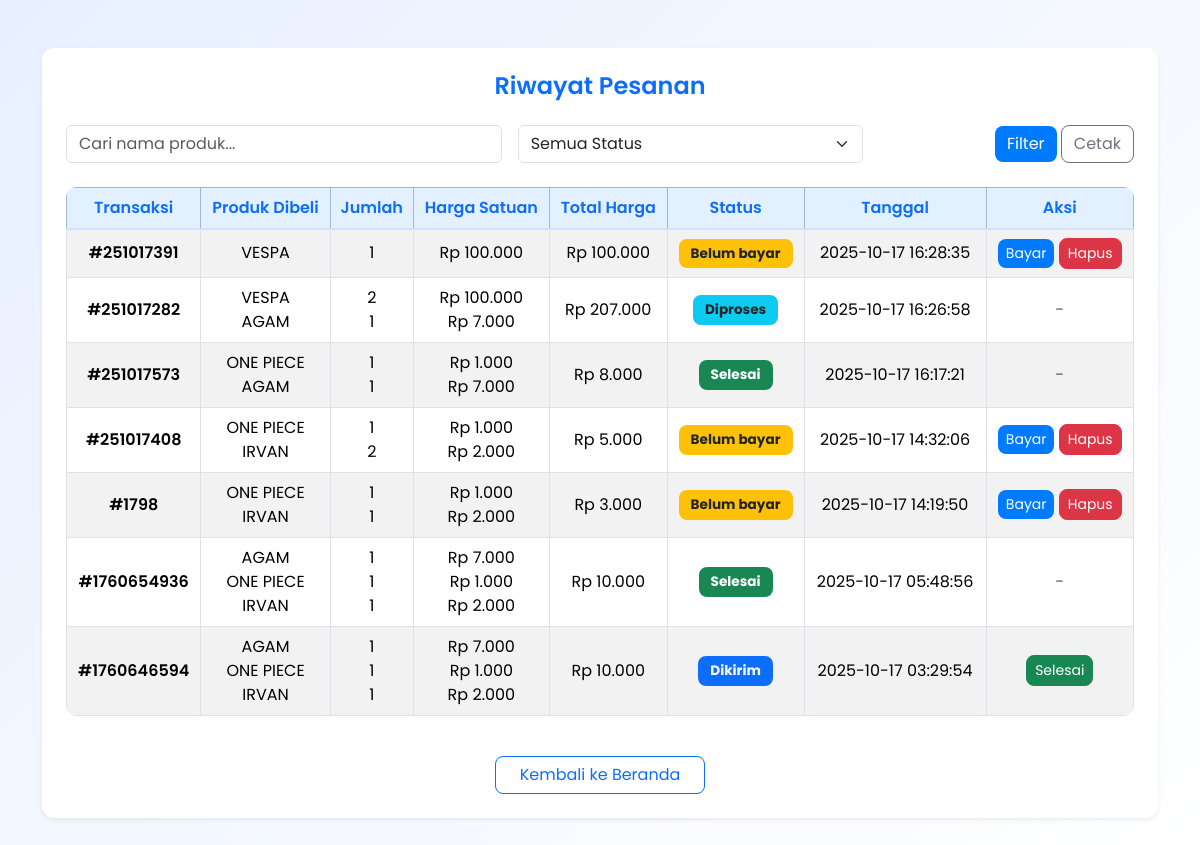
/users/riwayat.php (signed in), run on the app's committed database.
### tables this page shows
CREATE TABLE `transaksi` (
  `transaksi_id` int(11) NOT NULL,
  `transaksi_group` int(11) NOT NULL,
  `user_id` int(11) DEFAULT NULL,
  `total` decimal(10,2) DEFAULT NULL,
  `status` enum('belum bayar','diproses','dikirim','selesai') DEFAULT 'belum bayar',
  `tanggal` datetime DEFAULT current_timestamp(),
  `bukti` varchar(255) DEFAULT NULL,
  `produk_id` int(11) DEFAULT NULL,
  `jumlah` int(11) DEFAULT NULL
);

CREATE TABLE `produk` (
  `id` int(11) NOT NULL,
  `nama` varchar(255) DEFAULT NULL,
  `deskripsi` text DEFAULT NULL,
  `harga` decimal(10,2) DEFAULT NULL,
  `stok` int(11) DEFAULT NULL,
  `foto` varchar(255) DEFAULT NULL
);

### users/riwayat.php (the view, shortened to what this page needs)
<?php
include '../config/koneksi.php';
$user_id = $_SESSION['user']['id'];
$filter_status = $_GET['status'] ?? 'semua';
$cari = trim($_GET['cari'] ?? '');
$where = "WHERE t.user_id='$user_id'";
$query = "
    SELECT t.transaksi_group, MAX(t.tanggal) as tanggal, t.status
    FROM transaksi t
    JOIN produk p ON t.produk_id = p.id
    $where
    GROUP BY t.transaksi_group, t.status
    ORDER BY tanggal DESC
";
$transaksi = mysqli_query($conn, $query);
?>
<!DOCTYPE html>
<html lang="id">
<head>
    <link href="https://cdn.jsdelivr.net/npm/bootstrap@5.3.3/dist/css/bootstrap.min.css" rel="stylesheet">
    <link rel="stylesheet" href="../assets/style.css">
</head>
<body class="bg-light">
<div class="container py-5">
    <div class="card shadow-sm p-4">
        <h4 class="text-primary fw-semibold mb-4 text-center">Riwayat Pesanan</h4>
        <form method="get" class="row g-3 align-items-center mb-4">
            <div class="col-md-5">
                <input type="text" name="cari" class="form-control" placeholder="Cari nama produk..." value="<?= htmlspecialchars($cari) ?>">
            </div>
            <div class="col-md-4">
                <select name="status" class="form-select">
                    <option value="semua" <?= $filter_status == 'semua' ? 'selected' : '' ?>>Semua Status</option>
                </select>
            </div>
            <div class="col-md-3 text-end">
                <button type="submit" class="btn btn-primary">Filter</button>
                <button type="button" onclick="window.print()" class="btn btn-outline-secondary">Cetak</button>
            </div>
        </form>
        <div class="table-responsive">
            <table class="table table-bordered table-striped align-middle text-center">
                <thead class="table-primary">
                    <tr>
                        <th>Transaksi</th>
                        <th>Produk Dibeli</th>
                        <th>Jumlah</th>
                        <th>Harga Satuan</th>
                        <th>Total Harga</th>
                        <th>Status</th>
                        <th>Tanggal</th>
                        <th>Aksi</th>
                    </tr>
                </thead>
                <tbody>
                    <?php if (mysqli_num_rows($transaksi) > 0): ?>
                        <?php while ($t = mysqli_fetch_assoc($transaksi)):
                            $produkList = [];
                            $detail = mysqli_query($conn, "
                                SELECT p.nama, p.harga, t.jumlah
                                FROM transaksi t
                                JOIN produk p ON t.produk_id = p.id
                                WHERE t.transaksi_group = '{$t['transaksi_group']}'
                            ");
                            $totalHarga = 0;
                            while ($p = mysqli_fetch_assoc($detail)) {
                                $produkList[] = $p;
                                $totalHarga += $p['harga'] * $p['jumlah'];
                            }
                            $statusClass = [
                                'belum bayar' => 'bg-warning text-dark',
                                'diproses' => 'bg-info text-dark',
                                'dikirim' => 'bg-primary text-white',
                                'selesai' => 'bg-success text-white'
                            ][$t['status']] ?? 'bg-secondary';
                        ?>
                        <tr>
                            <td class="fw-semibold">#<?= $t['transaksi_group'] ?></td>
                            <td>
                                <?php foreach($produkList as $p): ?>
                                    <div><?= htmlspecialchars($p['nama']) ?></div>
                                <?php endforeach; ?>
                            </td>
                            <td>
                                <?php foreach($produkList as $p): ?>
                                    <div><?= $p['jumlah'] ?></div>
                                <?php endforeach; ?>
                            </td>
                            <td>
                                <?php foreach($produkList as $p): ?>
                                    <div>Rp <?= number_format($p['harga'],0,',','.') ?></div>
                                <?php endforeach; ?>
                            </td>
                            <td>Rp <?= number_format($totalHarga,0,',','.') ?></td>
                            <td><span class="badge <?= $statusClass ?>"><?= ucfirst($t['status']) ?></span></td>
                            <td><?= $t['tanggal'] ?></td>
                            <td>
                                <?php if($t['status']=='belum bayar'): ?>
                                    <a href="bayar.php?id=<?= $t['transaksi_group'] ?>" class="btn btn-sm btn-primary">Bayar</a>
                                    <a href="?hapus=<?= $t['transaksi_group'] ?>" class="btn btn-sm btn-danger" onclick="return confirm('Yakin ingin menghapus transaksi ini?')">Hapus</a>
                                <?php elseif($t['status']=='dikirim'): ?>
                                    <a href="?selesai=<?= $t['transaksi_group'] ?>" class="btn btn-sm btn-success" onclick="return confirm('Apakah pesanan sudah diterima dan ingin diselesaikan?')">Selesai</a>
                                <?php else: ?>
                                    <span class="text-muted">-</span>
                                <?php endif; ?>
                            </td>
                        </tr>
                        <?php endwhile; ?>
                    <?php else: ?>
                        <tr><td colspan="8" class="text-muted">Tidak ada transaksi ditemukan</td></tr>
                    <?php endif; ?>
                </tbody>
            </table>
        </div>
        <div class="text-center mt-4">
            <a href="index.php" class="btn btn-outline-primary px-4">Kembali ke Beranda</a>
        </div>
    </div>
</div>
</body>
</html>

### assets/style.css (style rules this page uses)
body { font-family: 'Poppins', sans-serif; background-color: #f8faff; }
body { background: linear-gradient(135deg, #e8f0ff, #ffffff); font-family: 'Poppins', sans-serif; }
.btn-primary { background-color: #0d6efd; border: none; }
.table th, .table td { vertical-align: middle; }
.table thead th { background-color: #e7f0ff; color: #0d6efd; font-weight: 600; }
.card { border: none; border-radius: 12px; background: #fff; }
.table thead th { background-color: #e8f1ff; color: #0d6efd; font-weight: 600; }
.card { border: none; border-radius: 12px; background-color: #fff; }
.btn-primary { background-color: #0d6efd; border: none; transition: all 0.2s ease; }
.table { border-radius: 10px; overflow: hidden; }
.table thead th { background-color: #e3f0ff; color: #0d6efd; border-bottom: 2px solid #cfe2ff; }
.badge { padding: 8px 12px; font-size: 0.85rem; border-radius: 8px; }
.card { border-radius: 12px; border: none; }
.btn { border-radius: 8px; transition: all 0.2s ease-in-out; }
html, body { margin: 0; padding: 0; overflow-x: hidden; }
body { background-color: #f8f9fa; font-family: 'Poppins', sans-serif; }
.card { border-radius: 12px; }
.table th { vertical-align: middle; }
.btn-primary { background-color: #007bff; border: none; }

### data on the page
transaksi: produk.nama "VESPA", jumlah "1", produk.harga "100.000"
transaksi: produk.nama "VESPA", jumlah "2", produk.harga "100.000"
transaksi: produk.nama "AGAM", jumlah "1", produk.harga "7.000"
transaksi: produk.nama "ONE PIECE", jumlah "1", produk.harga "1.000"
transaksi: produk.nama "IRVAN", jumlah "2", produk.harga "2.000"
transaksi: produk.nama "IRVAN", jumlah "1", produk.harga "2.000"

### other printed values
$t['transaksi_group'] "251017391"
$totalHarga "100.000"
$t['status'] "Belum bayar"
$t['tanggal'] "2025-10-17 16:28:35"
$t['transaksi_group'] "251017282"
$totalHarga "207.000"
$t['status'] "Diproses"
$t['tanggal'] "2025-10-17 16:26:58"
$t['transaksi_group'] "251017573"
$totalHarga "8.000"
$t['status'] "Selesai"
$t['tanggal'] "2025-10-17 16:17:21"
$t['transaksi_group'] "251017408"
$totalHarga "5.000"
$t['tanggal'] "2025-10-17 14:32:06"
